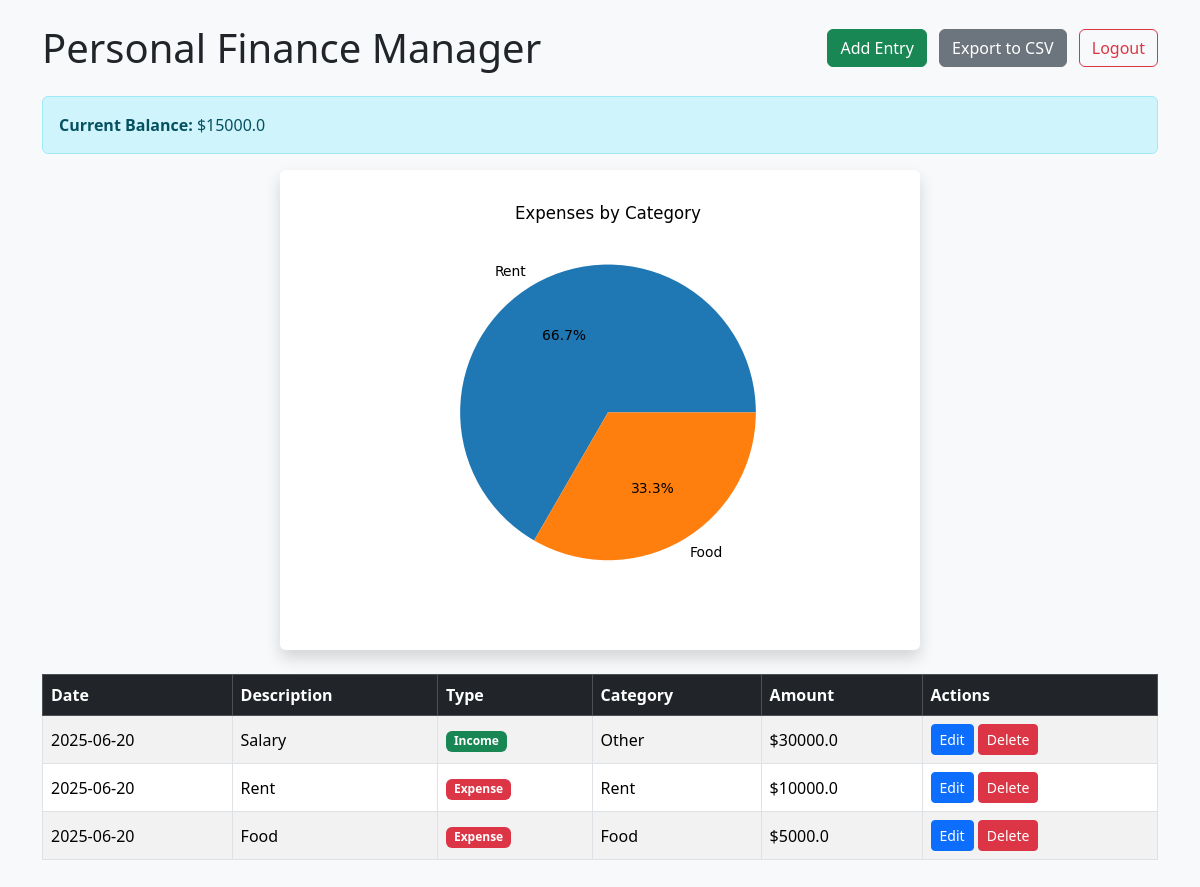
Screenshot of / (signed in) with the database file from the repository.
### app.py (models this page shows)
class Entry(db.Model):
    id = db.Column(db.Integer, primary_key=True)
    date = db.Column(db.String(10), nullable=False)
    description = db.Column(db.String(100), nullable=False)
    amount = db.Column(db.Float, nullable=False)
    type = db.Column(db.String(10), nullable=False)
    category = db.Column(db.String(50), nullable=False)
    user_id = db.Column(db.Integer, db.ForeignKey('user.id'), nullable=False)

### app.py (the view)
@app.route('/')
@login_required
def index():
    entries = Entry.query.filter_by(user_id=current_user.id).all()
    balance = sum(e.amount if e.type == 'income' else -e.amount for e in entries)
    expenses = [e for e in entries if e.type == 'expense']
    category_totals = {}
    for e in expenses:
        category_totals[e.category] = category_totals.get(e.category, 0) + e.amount
    chart = None
    if category_totals:
        fig, ax = plt.subplots()
        ax.pie(category_totals.values(), labels=category_totals.keys(), autopct='%1.1f%%')
        ax.set_title('Expenses by Category')
        buf = io.BytesIO()
        plt.savefig(buf, format='png')
        buf.seek(0)
        chart = base64.b64encode(buf.getvalue()).decode()
        plt.close(fig)
    return render_template('index.html', entries=entries, balance=balance, chart=chart)

### app.py (called while the page is built)
@login_manager.user_loader
def load_user(user_id):
    return User.query.get(int(user_id))

### templates/index.html (shortened to what this page needs)
<!DOCTYPE html>
<html>
<head>
    <link href="https://cdn.jsdelivr.net/npm/bootstrap@5.3.3/dist/css/bootstrap.min.css" rel="stylesheet">
</head>
<body class="bg-light">
<div class="container py-4">
    <div class="d-flex justify-content-between align-items-center mb-4">
        <h1 class="mb-0">Personal Finance Manager</h1>
        <div>
            <a href="{{ url_for('add_entry') }}" class="btn btn-success me-2">Add Entry</a>
            <a href="{{ url_for('export') }}" class="btn btn-secondary me-2">Export to CSV</a>
            <a href="{{ url_for('logout') }}" class="btn btn-outline-danger">Logout</a>
        </div>
    </div>
    <div class="alert alert-info">
        <strong>Current Balance:</strong> ${{ balance }}
    </div>
    {% if chart %}
        <div class="mb-4 text-center">
            <img alt="Expenses by Category" class="img-fluid rounded shadow">
        </div>
    {% endif %}
    <div class="table-responsive">
        <table class="table table-striped table-bordered align-middle">
            <thead class="table-dark">
                <tr>
                    <th>Date</th>
                    <th>Description</th>
                    <th>Type</th>
                    <th>Category</th>
                    <th>Amount</th>
                    <th>Actions</th>
                </tr>
            </thead>
            <tbody>
            {% for entry in entries %}
                <tr>
                    <td>{{ entry.date }}</td>
                    <td>{{ entry.description }}</td>
                    <td>
                        <span class="badge {% if entry.type == 'income' %}bg-success{% else %}bg-danger{% endif %}">
                            {{ entry.type.capitalize() }}
                        </span>
                    </td>
                    <td>{{ entry.category }}</td>
                    <td>${{ entry.amount }}</td>
                    <td>
                        <a href="{{ url_for('edit_entry', entry_id=entry.id) }}" class="btn btn-sm btn-primary">Edit</a>
                        <form action="{{ url_for('delete_entry', entry_id=entry.id) }}" method="post" style="display:inline;">
                            <button type="submit" class="btn btn-sm btn-danger" onclick="return confirm('Delete this entry?');">Delete</button>
                        </form>
                    </td>
                </tr>
            {% endfor %}
            </tbody>
        </table>
    </div>
</div>
</body>
</html>

### rows the page displays
Entry: date "2025-06-20", description "Salary", type "Income", category "Other", amount "30000.0"
Entry: date "2025-06-20", description "Rent", type "Expense", category "Rent", amount "10000.0"
Entry: date "2025-06-20", description "Food", type "Expense", category "Food", amount "5000.0"

### other values shown
{{ balance }} "15000.0"
